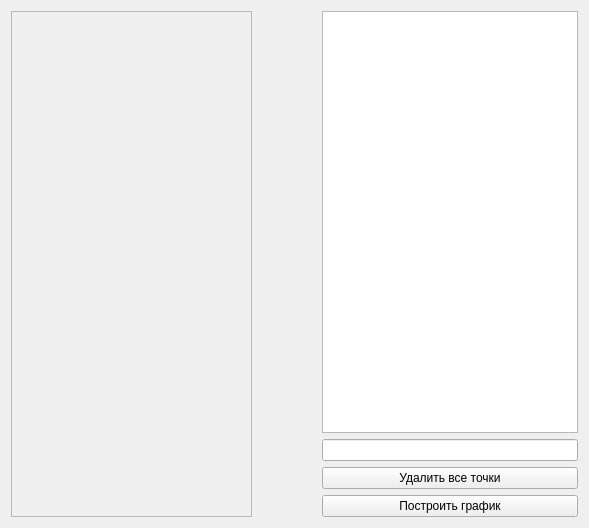
<?xml version="1.0" encoding="UTF-8"?>
<ui version="4.0">
 <class>Form</class>
 <widget class="QWidget" name="Form">
  <property name="geometry">
   <rect>
    <x>0</x>
    <y>0</y>
    <width>589</width>
    <height>526</height>
   </rect>
  </property>
  <property name="windowTitle">
   <string>Form</string>
  </property>
  <layout class="QHBoxLayout" name="horizontalLayout">
   <item>
    <layout class="QGridLayout" name="gridLayout">
     <item row="0" column="0">
      <widget class="Canvas" name="canvas">
       <property name="sizePolicy">
        <sizepolicy hsizetype="Expanding" vsizetype="Expanding">
         <horstretch>0</horstretch>
         <verstretch>0</verstretch>
        </sizepolicy>
       </property>
       <property name="minimumSize">
        <size>
         <width>200</width>
         <height>100</height>
        </size>
       </property>
       <property name="frameShape">
        <enum>QFrame::StyledPanel</enum>
       </property>
       <property name="frameShadow">
        <enum>QFrame::Raised</enum>
       </property>
      </widget>
     </item>
     <item row="0" column="1">
      <spacer name="horizontalSpacer">
       <property name="orientation">
        <enum>Qt::Horizontal</enum>
       </property>
       <property name="sizeType">
        <enum>QSizePolicy::Fixed</enum>
       </property>
       <property name="sizeHint" stdset="0">
        <size>
         <width>64</width>
         <height>506</height>
        </size>
       </property>
      </spacer>
     </item>
     <item row="0" column="2">
      <layout class="QGridLayout" name="gridLayout_2">
       <item row="0" column="0">
        <widget class="QListView" name="list_nodes">
         <property name="minimumSize">
          <size>
           <width>100</width>
           <height>100</height>
          </size>
         </property>
        </widget>
       </item>
       <item row="1" column="0">
        <widget class="QLineEdit" name="input_line"/>
       </item>
       <item row="2" column="0">
        <widget class="QPushButton" name="delete_nodes">
         <property name="text">
          <string>Удалить все точки</string>
         </property>
        </widget>
       </item>
       <item row="3" column="0">
        <widget class="QPushButton" name="place_nodes">
         <property name="text">
          <string>Построить график</string>
         </property>
        </widget>
       </item>
      </layout>
     </item>
    </layout>
   </item>
  </layout>
 </widget>
 <customwidgets>
  <customwidget>
   <class>Canvas</class>
   <extends>QFrame</extends>
   <header location="global">canvas</header>
   <container>1</container>
  </customwidget>
 </customwidgets>
 <resources/>
 <connections/>
</ui>
